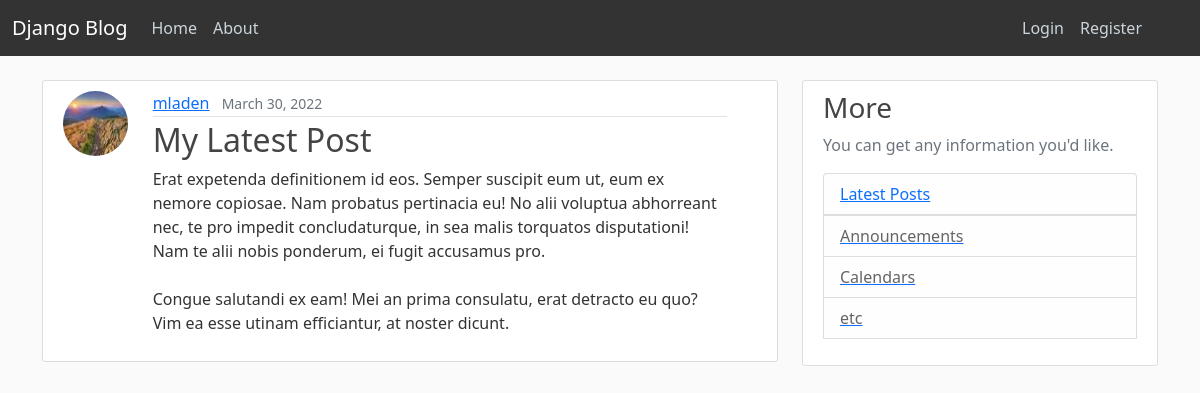
Screenshot of /post/28/ with the database file from the repository.
### blog/models.py (models this page shows, shortened)
class Post(models.Model):
    title = models.CharField(max_length=100)
    content = models.TextField()
    date_posted = models.DateTimeField(default=timezone.now)
    author = models.ForeignKey(User, on_delete=models.CASCADE)

### users/models.py (models this page shows, shortened)
class Profile(models.Model):
    user = models.OneToOneField(User, on_delete=models.CASCADE)
    image = models.ImageField(default='default.jpg', upload_to='profile_pics')

### blog/views.py (the view)
# urls.py: path('post/<int:pk>/', PostDetailView.as_view(), name='post-detail'),
class PostDetailView(DetailView):
    model = Post

### blog/templates/blog/post_detail.html (shortened to what this page needs)
{% extends 'blog/base.html' %}
{% block content %}
    <article class="media content-section">
        <div class="row">
            <div class="col-2">
                <img class="rounded-circle article-img" src="{{ object.author.profile.image.url }}">
            </div>
            <div class="col">
                <div style="position: relative; right: 30px;" class="media-body">
                    <div class="article-metadata">
                        <a class="mr-2" href="{% url 'user-posts' object.author.username %}">{{ object.author }}</a>
                        <small class="text-muted mx-2">{{ object.date_posted|date:"F d, Y" }}</small>
                    </div>
                    <h2 class="article-title">{{ object.title }}</h2>
                    <p class="article-content">{{ object.content }}</p>
                </div>
            </div>
        </div>
    </article>
{% endblock content %}

### blog/static/blog/main.css (style rules this page uses)
body { background: #fafafa; color: #333333; margin-top: 5rem; }
h1, h2, h3, h4, h5, h6 { color: #444444; }
.content-section { background: #ffffff; padding: 10px 20px; border: 1px solid #dddddd; border-radius: 3px; margin-bottom: 20px; }
.article-title { color: #444444; }
.article-content { white-space: pre-line; }
.article-img { height: 65px; width: 65px; margin-right: 16px; }
.article-metadata { padding-bottom: 1px; margin-bottom: 4px; border-bottom: 1px solid #e3e3e3 }

### rows the page displays
Post: author.profile.image (placeholder picture), author "mladen", date_posted "March 30, 2022", title "My Latest Post", content "Erat expetenda definitionem id eos. Semper suscipit eum ut, eum ex nemore copiosae. Nam probatus pertinacia eu! No alii voluptua abhorreant nec, te pro impedit concludaturque, in sea malis torquatos disputationi! Nam te alii nobis ponderum, ei fugit accusamus pro. Congue salutandi ex eam! Mei an prima consulatu, erat detracto eu quo? Vim ea esse utinam efficiantur, at noster dicunt."
